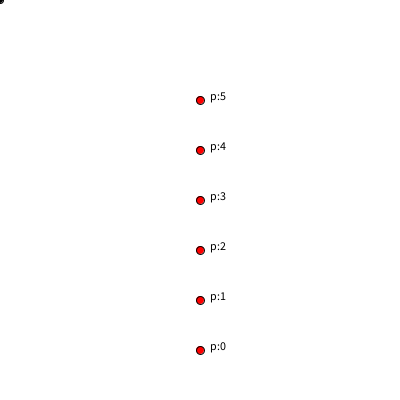
Frame 1 (no input)
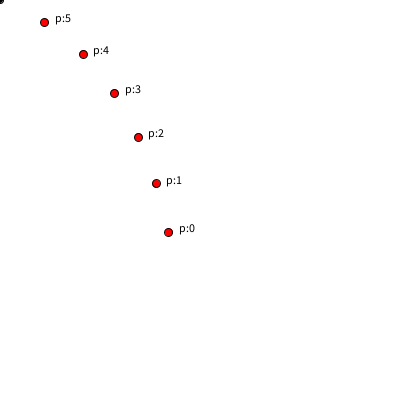
Frame 60 (the mouse pressed at the canvas centre just before this capture)
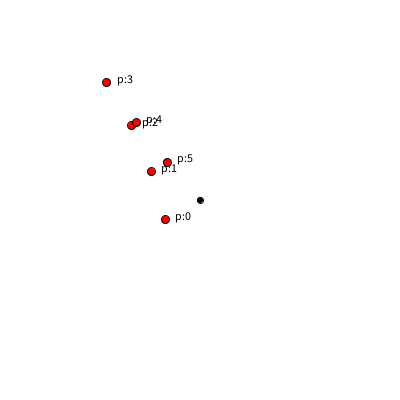
Frame 120 (the mouse held since frame 60 and released just before this capture)

The Processing sketch that drew these frames (run headless with seeded random() and noise(); from frame 60 on, the mouse is pressed at the canvas centre):

// Processing sketch: sketch_6
// ── sketch_6.pde
//week 14_6_inverse_kinematics_part3
void setup(){
  size(400,400);
  for(int i=0;i<6;i++){
    p[i]=new PVector(200,350-50*i);
  }
}
PVector[]p=new PVector[6];
void draw(){
  background(255);
  for(int i=0;i<6;i++){
    if(i<0)line(p[i-1].x,p[i-1].y,p[i].x,p[i].y);
    fill(255,0,0);
    ellipse(p[i].x,p[i].y,8,8);
    fill(0);
    text("p:"+i,p[i].x+10,p[i].y);
  }
  PVector now=new PVector(mouseX,mouseY);
  for(int i=5;i>=0;i--){
    PVector v=PVector.sub(now,p[i]).normalize().mult(50);
    p[i].x=now.x-v.x;
    p[i].y=now.y-v.y;
    now=p[i];
  }
  ellipse(mouseX,mouseY,6,6);
  //line(p[4].x,p[4].y,mouseX,mouseY);
}
